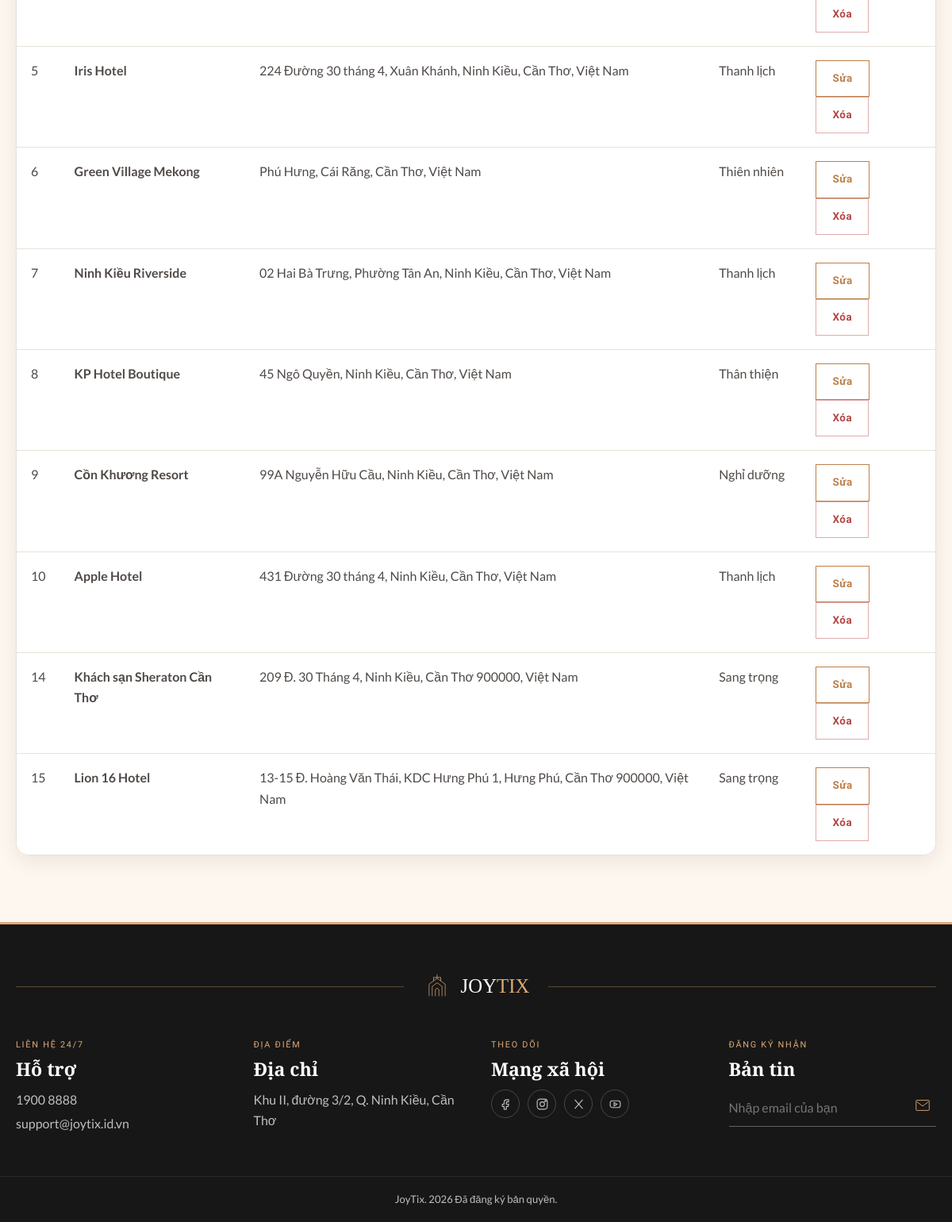
The page /admin.php (signed in, lower part) on the database as committed earlier.
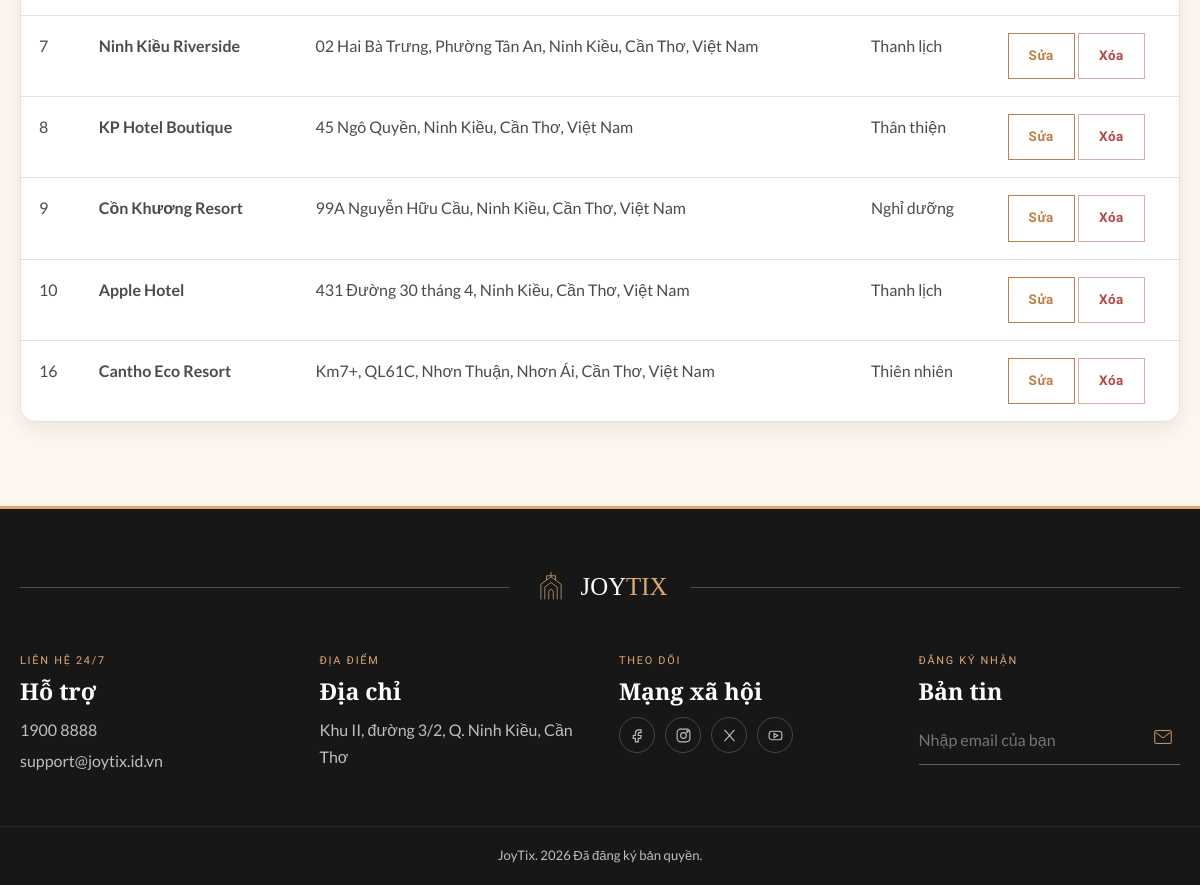
The same page on the database as committed later.
### tables this page shows
CREATE TABLE `hotels` (
  `id` int(11) NOT NULL AUTO_INCREMENT,
  `name` varchar(150) NOT NULL,
  `address` varchar(255) DEFAULT NULL,
  `phone` varchar(25) DEFAULT NULL,
  `star_rating` decimal(2,1) DEFAULT 3.0,
  `vibe` varchar(50) DEFAULT NULL,
  `description` text DEFAULT NULL,
  PRIMARY KEY (`id`)
);

### admin.php (the view, shortened to what this page needs)
<?php
require_once 'includes/bootstrap.php';
$stmt = $pdo->query("SELECT * FROM hotels ORDER BY id ASC");
$hotels = $stmt->fetchAll();
require_once 'includes/header.php';
?>
<div class="table-responsive">
    <table class="admin-table">
        <?php foreach ($hotels as $h): ?>
            <tr>
                <td><?= $h['id'] ?></td>
                <td><b><?= htmlspecialchars($h['name']) ?></b></td>
                <td><?= htmlspecialchars($h['address']) ?></td>
                <td><?= htmlspecialchars($h['vibe']) ?></td>
                <td>
                    <a href="edit_hotel.php?id=<?= $h['id'] ?>" class="btn-outline">Sửa</a>
                    <form method="POST" class="inline-form" onsubmit="return confirm('Bạn có chắc chắn muốn xóa khách sạn này?');">
                        <button type="submit" name="delete_hotel" class="btn-outline btn-danger">Xóa</button>
                    </form>
                </td>
            </tr>
        <?php endforeach; ?>
    </table>
</div>
<?php require_once 'includes/footer.php'; ?>

Rows that differ between the two databases and show on the page:
no longer on this page (row unchanged): hotels: id "5", name "Iris Hotel", address "224 Đường 30 tháng 4, Xuân Khánh, Ninh Kiều, Cần Thơ, Việt Nam", vibe "Thanh lịch"
no longer on this page (row unchanged): hotels: id "6", name "Green Village Mekong", address "Phú Hưng, Cái Răng, Cần Thơ, Việt Nam", vibe "Thiên nhiên"
removed hotels: id "14", name "Khách sạn Sheraton Cần Thơ", address "209 Đ. 30 Tháng 4, Ninh Kiều, Cần Thơ 900000, Việt Nam", vibe "Sang trọng"
removed hotels: id "15", name "Lion 16 Hotel", address "13-15 Đ. Hoàng Văn Thái, KDC Hưng Phú 1, Hưng Phú, Cần Thơ 900000, Việt Nam", vibe "Sang trọng"
added hotels: id "16", name "Cantho Eco Resort", address "Km7+, QL61C, Nhơn Thuận, Nhơn Ái, Cần Thơ, Việt Nam", vibe "Thiên nhiên"
